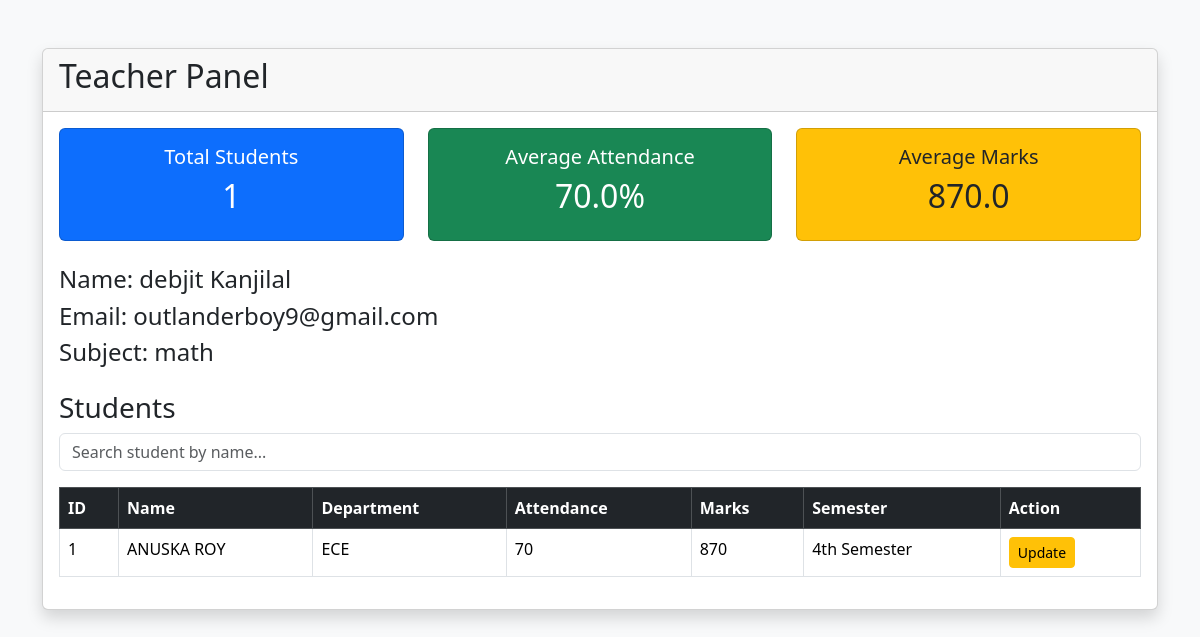
Before: /teacher_panel (signed in) with the older database file.
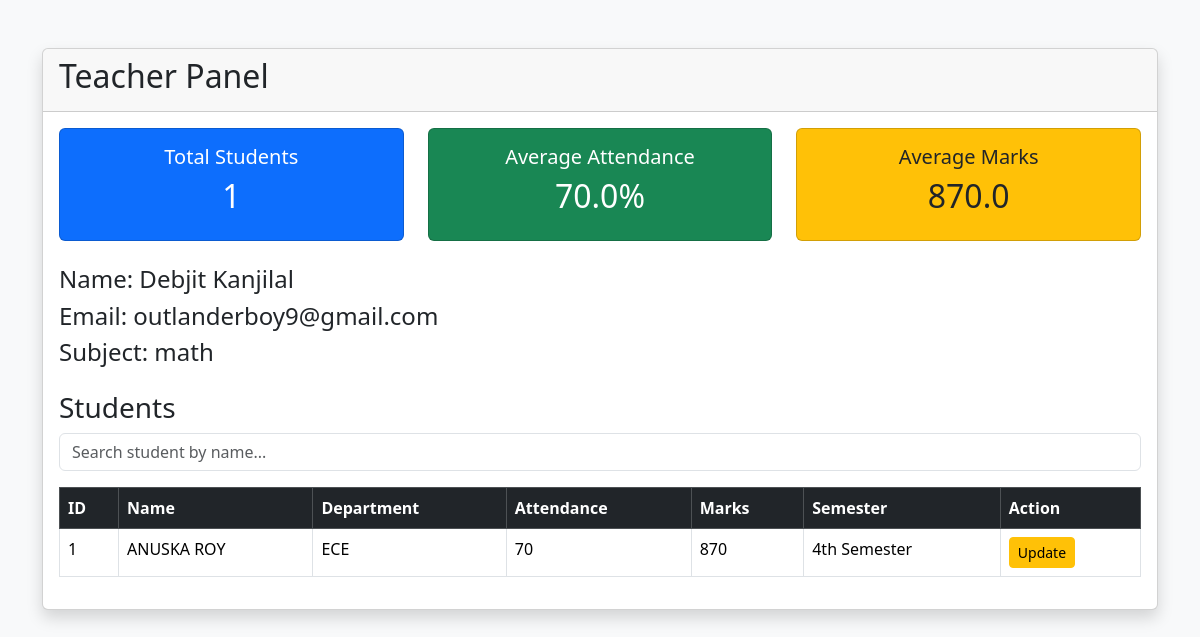
After: the same page with the newer database file.
### models.py (models this page shows)
class Teacher(db.Model):
    id = db.Column(db.Integer, primary_key=True)
    name = db.Column(db.String(100), nullable=False)
    email = db.Column(db.String(100), unique=True, nullable=False)
    subject = db.Column(db.String(100), nullable=False)
    password = db.Column(db.String(100), nullable=False)

### app.py (the view)
@app.route("/teacher_panel")
def teacher_panel():
    if "teacher_id" not in session:
        return redirect("/teacher_login")
    teacher = Teacher.query.get(session["teacher_id"])
    search = request.args.get("search")
    if search:
        students = Student.query.filter(
            Student.name.contains(search)
        ).all()
    else:
        students = Student.query.all()
    total_students = len(students)
    if total_students > 0:
        avg_attendance = sum(s.attendance for s in students) / total_students
        avg_marks = sum(s.marks for s in students) / total_students
    else:
        avg_attendance = 0
        avg_marks = 0
    return render_template(
        "teacher_panel.html",
        teacher=teacher,
        students=students,
        total_students=total_students,
        avg_attendance=round(avg_attendance, 1),
        avg_marks=round(avg_marks, 1),
        search=search
    )

### templates/teacher_panel.html (shortened to what this page needs)
<!DOCTYPE html>
<html>
<head>
    <link href="https://cdn.jsdelivr.net/npm/bootstrap@5.3.3/dist/css/bootstrap.min.css" rel="stylesheet">
</head>
<body class="bg-light">
<div class="container mt-5">
    <div class="card shadow">
        <div class="card-header">
            <h2>Teacher Panel</h2>
        </div>
        <div class="card-body">
            <div class="row mb-4">
    <div class="col-md-4">
        <div class="card bg-primary text-white">
            <div class="card-body text-center">
                <h5>Total Students</h5>
                <h2>{{ total_students }}</h2>
            </div>
        </div>
    </div>
    <div class="col-md-4">
        <div class="card bg-success text-white">
            <div class="card-body text-center">
                <h5>Average Attendance</h5>
                <h2>{{ avg_attendance }}%</h2>
            </div>
        </div>
    </div>
    <div class="col-md-4">
        <div class="card bg-warning">
            <div class="card-body text-center">
                <h5>Average Marks</h5>
                <h2>{{ avg_marks }}</h2>
            </div>
        </div>
    </div>
</div>
            <h4>Name: {{ teacher.name }}</h4>
            <h4>Email: {{ teacher.email }}</h4>
            <h4>Subject: {{ teacher.subject }}</h4>
            <h3 class="mt-4">Students</h3>
            <form method="GET" action="/teacher_panel" class="mb-3">
    <input
        type="text"
        name="search"
        class="form-control"
        placeholder="Search student by name..."
    >
</form>
<table class="table table-bordered">
    <thead class="table-dark">
        <tr>
            <th>ID</th>
            <th>Name</th>
            <th>Department</th>
            <th>Attendance</th>
            <th>Marks</th>
            <th>Semester</th>
            <th>Action</th>
        </tr>
    </thead>
    <tbody>
        {% for student in students %}
        <tr>
            <td>{{ student.id }}</td>
            <td>{{ student.name }}</td>
            <td>{{ student.department }}</td>
            <td>{{ student.attendance }}</td>
            <td>{{ student.marks }}</td>
            <td>{{ student.semester }}</td>
            <td>
    <a href="/teacher_edit_student/{{ student.id }}"
       class="btn btn-warning btn-sm">
       Update
    </a>
</td>
        </tr>
        {% endfor %}
    </tbody>
</table>
        </div>
    </div>
</div>
</body>
</html>

Changed rows visible on the page:
changed Teacher "outlanderboy9@gmail.com": name "debjit Kanjilal" → "Debjit Kanjilal"
